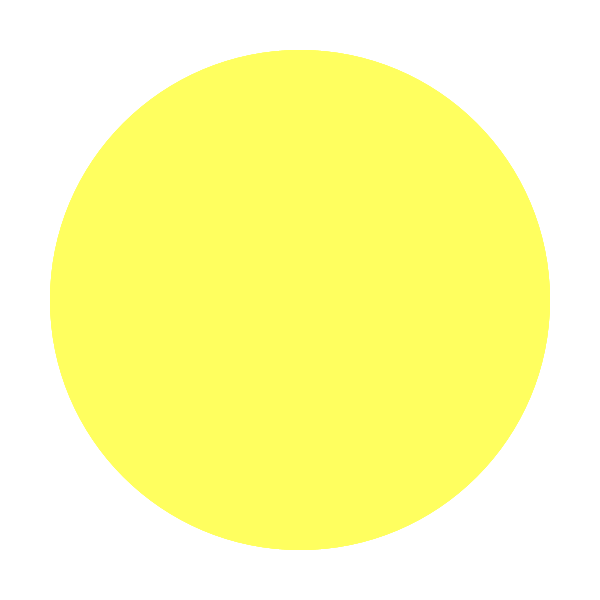
Frame 1 (no input)
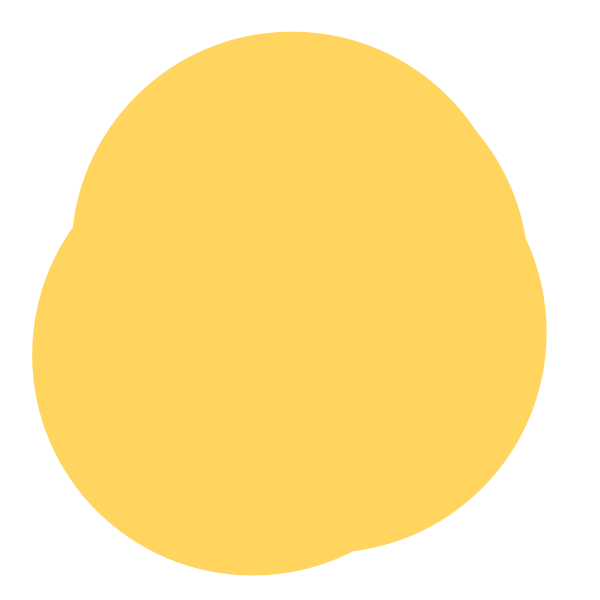
Frame 60 (the mouse pressed at the canvas centre just before this capture)
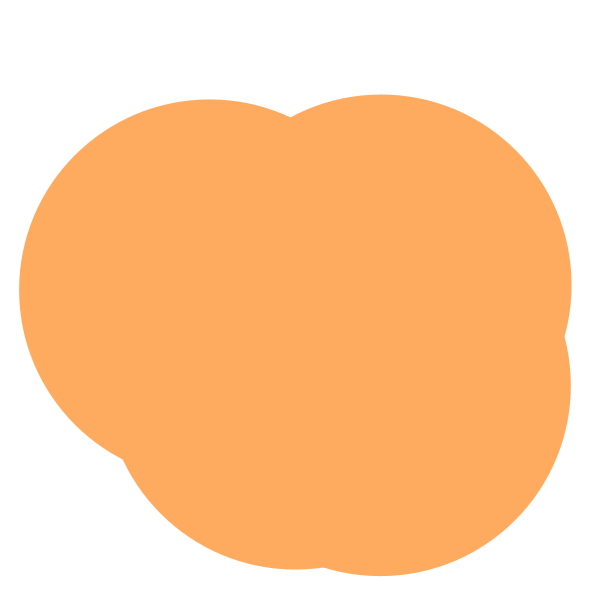
Frame 120 (the mouse held since frame 60 and released just before this capture)

The Processing sketch that drew these frames (run headless with seeded random() and noise(); from frame 60 on, the mouse is pressed at the canvas centre):

// Processing sketch: processing_14073
// ── processing_14073.pde

/*                    - fission -
                       - color -
                   - by aashka shah -
                  - new media design -
            - National Institute of Design (2010) -
 ---------------------------------------------------------
*/

int d=0;
int t=1;
int siz=500;
int c=1;

void setup()
{
  size(600,600);
  smooth();
  frameRate(20);
}

void draw()
{
  background(255);
  ellipseMode(CENTER);
  noStroke();
  fill(255,0+(255-d*0.7),95);
 
  ellipse(300-d*random(0,c),300-d*random(0,c),siz-d,siz-d);
  ellipse(300+d*random(0,c),300+d*random(0,c),siz-d,siz-d);
  
  //fill(255,0+(d*3),95);
  ellipse(300+d*random(0,c),300-d*random(0,c),siz-d,siz-d);
  ellipse(300-d*random(0,c),300+d*random(0,c),siz-d,siz-d);
  d=d+t;
  println(d);
  if(d==siz)
  {
    d=0;
  }

}

//void mousePressed()
//{
//  save("fissionc18.jpg");
//}
